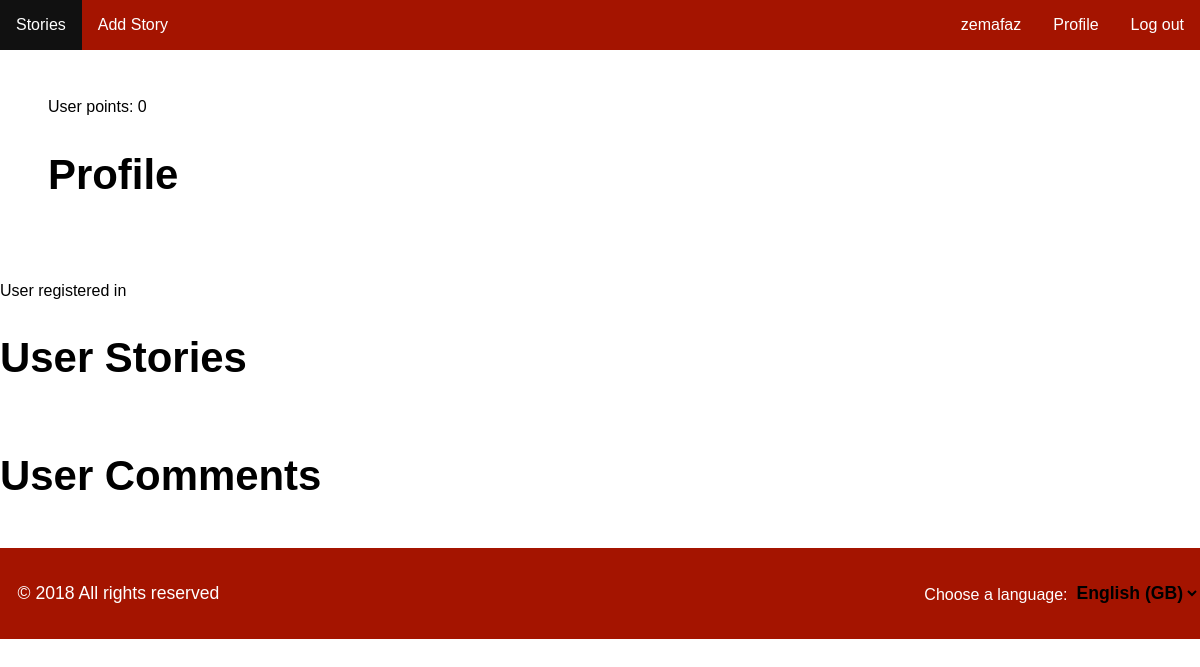
The page /pages/profile.php?profile=ee02081 (signed in) on the database as committed earlier.
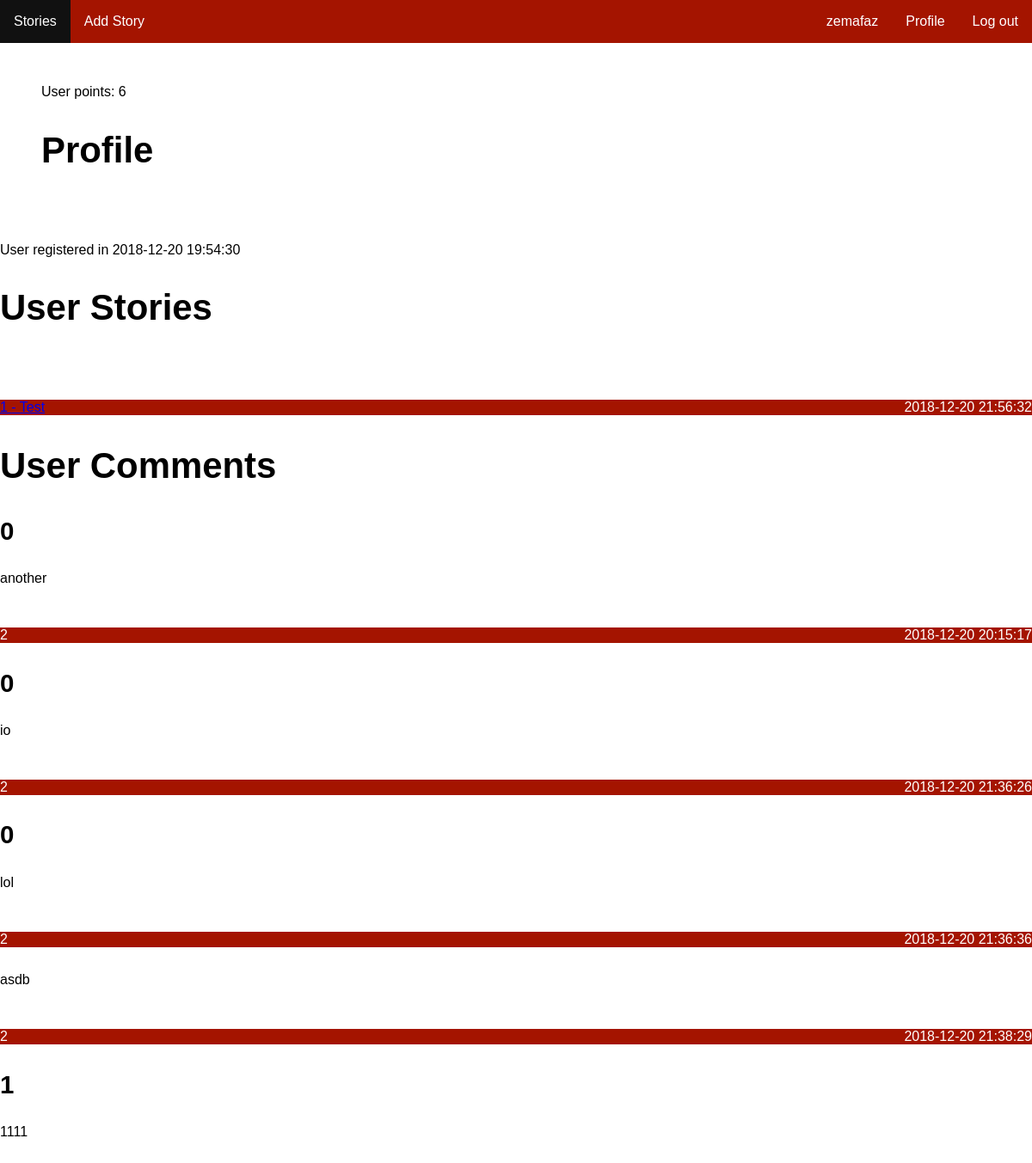
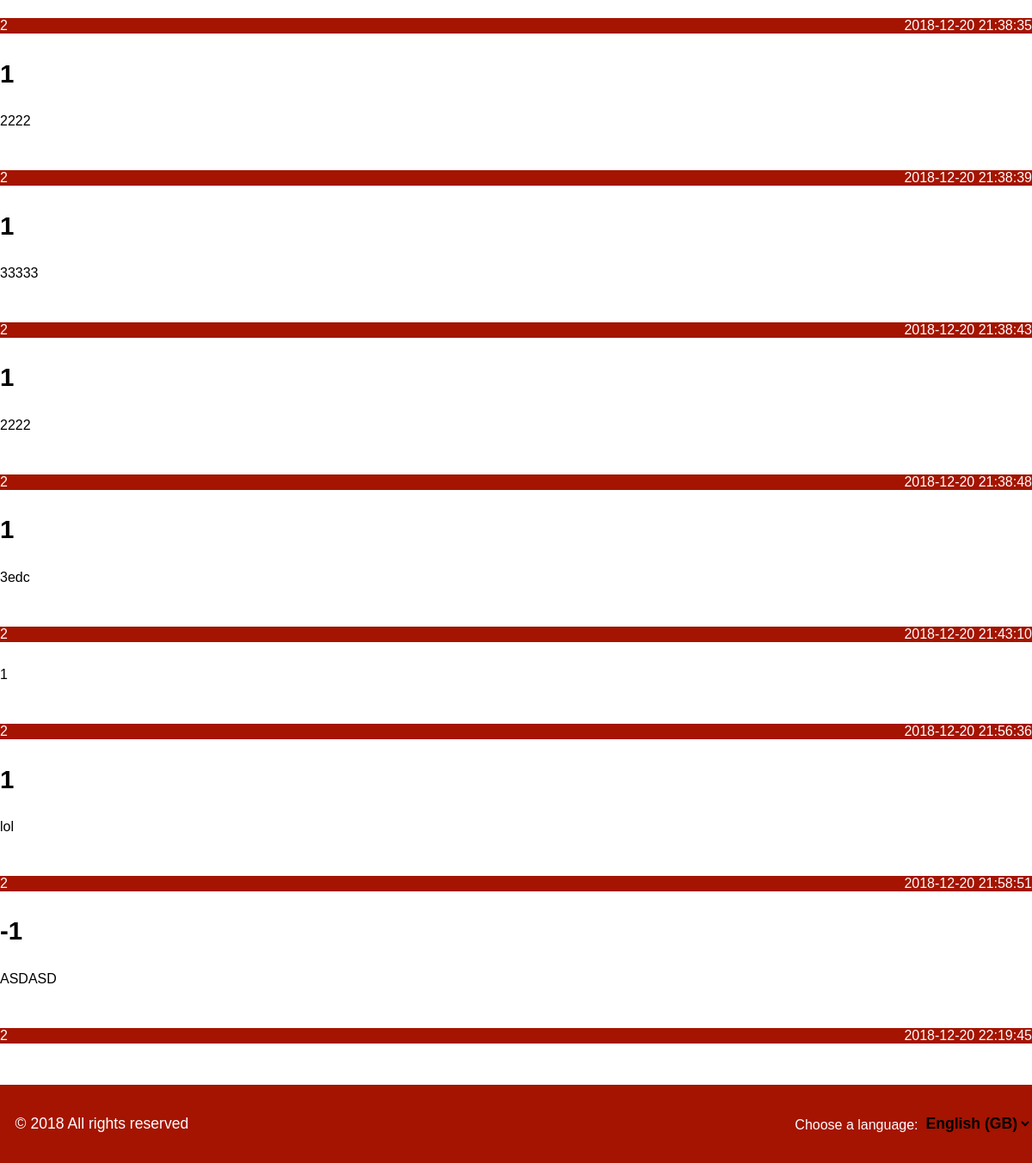
The same page on the database as committed later (2 pictures, top to bottom).
### tables this page shows
CREATE TABLE user (
  id INTEGER PRIMARY KEY AUTOINCREMENT NOT NULL,
  username VARCHAR NOT NULL UNIQUE,
  register_date DATETIME NOT NULL,  
  password VARCHAR NOT NULL
);

CREATE TABLE story (    
    id INTEGER PRIMARY KEY AUTOINCREMENT NOT NULL,
    channel_id INTEGER,
    user_id INTEGER,
    title VARCHAR NOT NULL,
    description VARCHAR NOT NULL,
    date DATETIME NOT NULL,
    karma INTEGER,
        FOREIGN KEY (channel_id) REFERENCES channel(id),
        FOREIGN KEY (user_id) REFERENCES user(id)
);

CREATE TABLE comment (    
    id INTEGER PRIMARY KEY AUTOINCREMENT NOT NULL,
    story_id INTEGER,
    user_id INTEGER,
    description VARCHAR NOT NULL,
    date DATETIME NOT NULL,
    karma INTEGER,
    father INTEGER,
        FOREIGN KEY (story_id) REFERENCES story(id),
        FOREIGN KEY (user_id) REFERENCES user(id)
);

### database/profile.php (called while the page is built)
<?php
function getUserInfo($user){
    global $conn;
    $stmt = $conn->prepare('SELECT * FROM user WHERE `username`=?');
    $stmt->execute(array($user));
    return $stmt->fetch();
}
function getUserStories($username){
    global $conn;
    $stmt = $conn->prepare('SELECT * FROM story WHERE `user_id`= (SELECT id FROM user WHERE username=?)');
    $stmt->execute(array($username));
    return $stmt->fetchAll();
}
function getUserComments($username)
{
  global $conn;
  $stmt = $conn->prepare('SELECT * FROM comment WHERE `user_id` = (SELECT id from user where username=?)');
  $stmt->execute(array($username));
  return $stmt->fetchAll();
}
function getVotesStory($username)
{
  global $conn;
  $stmt = $conn->prepare('SELECT SUM(up_down) AS karma FROM voteStory WHERE `user_id` = (SELECT id from user where username=?)');
  $stmt->execute(array($username));
  $result = $stmt->fetch();
  return $result['karma'];
}
function getVotesComment($username)
{
  global $conn;
  $stmt = $conn->prepare('SELECT SUM(up_down) AS karma FROM voteComment WHERE `user_id` = (SELECT id from user where username=?)');
  $stmt->execute(array($username));
  $result = $stmt->fetch();
  return $result['karma'];
}
?>

### templates/profile_template.php (the view, shortened to what this page needs)
<section id="core" >
    <section id="login" >
    <span class="register-date">User points: <?php echo $karma; ?>  </span>
        <h2>Profile</h2>
    </section>
</section>
<span class="register-date"> User registered in <?php echo $user_info['register_date']; ?>  </span>
<section id="profile-stories" >
    <h2>User Stories</h2>
        <?php foreach ($stories as $key => $story) { ?>
            <article>
                <footer>
                <a href="../pages/story.php?id=<?php echo $story['id']; ?>">
                            <?php echo $story['karma']; ?> - <?php echo $story['title']; ?>
                    <span class="date">
                        <?php echo $story['date']; ?>
                    </span>
                </footer>
            </article>
            <?php } ?>
            </section>
 <section id="profile-comments" >
    <h2>User Comments</h2>
    <?php foreach ($comments as $key => $comment) { ?>
      <article>
        <header>
          <h3>
            <span>
              <?php echo $comment['karma']; ?>
            </span>
          </h3>
        </header>
        <div class="description">
          <?php echo $comment['description']; ?>
        </div>
        <footer>
          <span class="author"><?php echo $comment['user_id']; ?></span>
          <span class="date">
            <?php echo $comment['date']; ?>
          </span>
        </footer>
      </article>
    <?php } ?>
            </section>

### templates/header.php (shortened to what this page needs)
<!DOCTYPE html>
<html lang="en">
    <head>
		    <link rel="stylesheet" href="../css/allpages.css">
        <link rel="stylesheet" href="../css/main.css">
        <link rel="stylesheet" href="../css/header.css">
    </head>
<body>
  <nav id="navbar">
      <ul>
          <li>
              <a class='stories' href="../pages/stories.php">Stories</a>
          </li>
          <?php if(!isset($_SESSION['username'])) { ?>
            <li style="float:right">
              <a class='register' href="../pages/register.php">Sign up</a>
            </li>
            <li style="float:right">
              <a class='log-in' href="../pages/login.php">Log in</a>
            </li>
          <?php } else { ?>
            <li >
              <a class='profile-in' href="../pages/add_story.php">Add Story</a>
            </li>
            <li style="float:right">
              <a class='log-out' href="../actions/action_logout.php">Log out</a>
            </li>
            <li style="float:right">
              <a class='profile-in' href="../pages/profile.php?profile=<?php echo $_SESSION['username']; ?>">Profile</a>
            </li>
            <li style="float:right">
              <a class='username'>
                <?php
                  echo $_SESSION['username'];
                ?>
              </a>
            </li>
          <?php } ?>
      </ul>
  </nav>

### pages/profile.php
<?php
	include_once('../config/init.php');
	include_once('../templates/header.php');
	if(isset($_SESSION['username'])) {
		include_once('../database/profile.php');
		$usern = isset($_GET['profile']) ? $_GET['profile'] : $_SESSION['username'];
		$storiesKarma = getVotesStory($usern);
		$commentsKarma = getVotesComment($usern);
		$karma = $storiesKarma + $commentsKarma;
		$user_info = getUserInfo($usern);
		$stories = getUserStories($usern);
		$comments = getUserComments($usern);
		include_once('../templates/profile_template.php');
	}
	include_once('../templates/footer.php');
?>

### templates/footer.php (shortened to what this page needs)
<footer>
    <p>&copy; 2018 All rights reserved</p>
    <div class="choose-lang">
        <label for="country">Choose a language: </label>
        <select name="country" id="country">
            <option value="eng" id="eng">English (GB)</option>
        </select>
    </div>
</footer>
</body>
</html>

### css/allpages.css (style rules this page uses)
h2 { font-size: 2.62em; }
h3 { font-size: 1.84em; }
body { max-width: 1220px; min-height: 100vh; margin: 0 auto; font-family: 'Montserrat', sans-serif; -webkit-font-smoothing: antialiased; color: #000000; box-shadow: 0px 30px 40px rgba(0,0,0,.1); }
body > footer { grid-column: left / right; grid-row: content-end / footer-end; }
footer { margin-top: 3em; display: flex; flex-direction: row; align-items: baseline; justify-content: space-between; color: white; background-color: #A41400; }
footer p { font-family: 'Montserrat Light', sans-serif; font-size: 1.1em; padding: 1em; }
footer select { background-color: transparent; border: none; font-weight: bold; font-size: 1.1em; }

### css/main.css (style rules this page uses)
#core { display: flex; align-items: center; margin: 3em 3em 3em 0em; }
#login { display: block; padding-left: 3em; }
select { border : 1px solid black; border-radius: 5px; padding: 0.5px; background-color: #F5F5F5; }
#profile-stories { display: flex; flex-direction: column; }

### css/header.css (style rules this page uses)
ul { list-style-type: none; margin: 0; padding: 0; overflow: hidden; background-color: #A41400; }
li { float: left; }
li a { display: block; color: white; text-align: center; padding: 16px; text-decoration: none; }
.profile-in { float: right; }

Rows that differ between the two databases and show on the page:
added user: register_date "2018-12-20 19:54:30"
added story: karma "1", title "Test", date "2018-12-20 21:56:32"
added comment: karma "0", description "another", user "2", date "2018-12-20 20:15:17"
added comment: karma "0", description "io", user "2", date "2018-12-20 21:36:26"
added comment: karma "0", description "lol", user "2", date "2018-12-20 21:36:36"
added comment: description "asdb", user "2", date "2018-12-20 21:38:29"
added comment: karma "1", description "1111", user "2", date "2018-12-20 21:38:35"
added comment: karma "1", description "2222", user "2", date "2018-12-20 21:38:39"
added comment: karma "1", description "33333", user "2", date "2018-12-20 21:38:43"
added comment: karma "1", description "2222", user "2", date "2018-12-20 21:38:48"
added comment: karma "1", description "3edc", user "2", date "2018-12-20 21:43:10"
added comment: description "1", user "2", date "2018-12-20 21:56:36"
added comment: karma "1", description "lol", user "2", date "2018-12-20 21:58:51"
added comment: karma "-1", description "ASDASD", user "2", date "2018-12-20 22:19:45"
Other text that changed with them:
$karma: "0" → "6"
